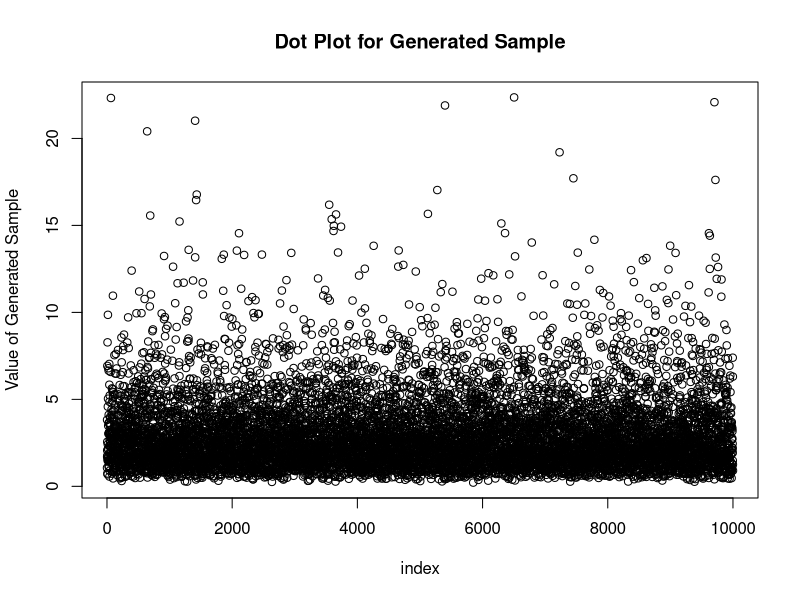
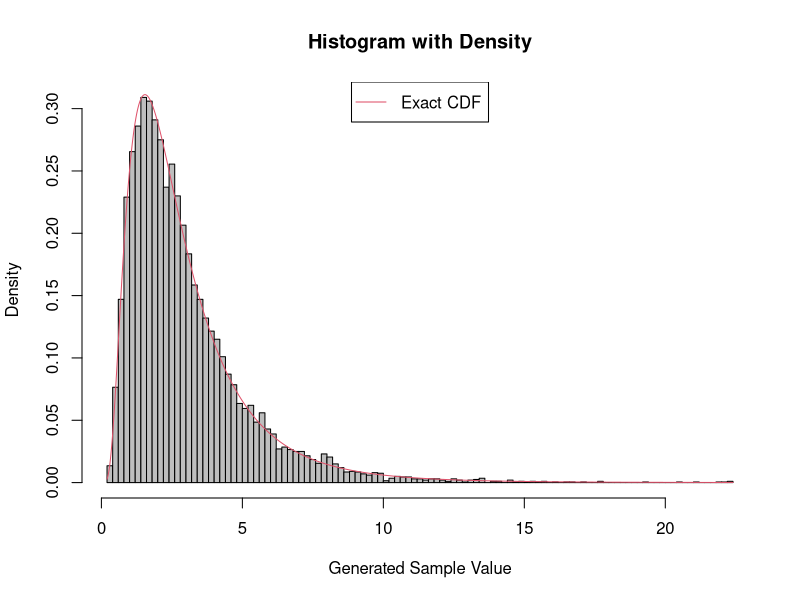
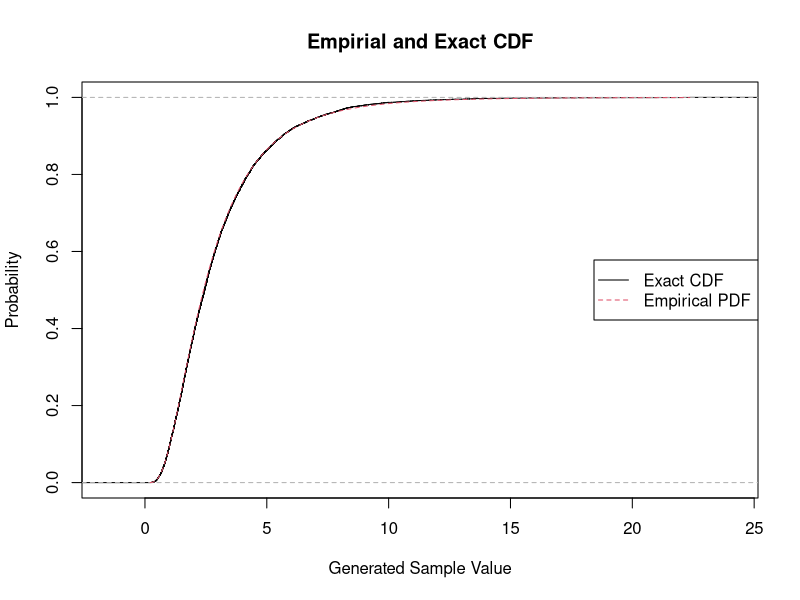

Write the R code that produced these figures, in order.
# Camden Wang, camdenwang@pitt.edu
# February 26, 2019
# Exercise 1
# a)
# Lognoraml parameters will be calculated based on formula
LognormalPars <- function(expectation, variance){
  squaredX <- variance + expectation^2
  mu       <- log(expectation^4/squaredX)/2
  sigma2   <- log(squaredX/expectation^2)
  return(c(mu, sigma2))
}

# b)
# Calculate parameters if E(X)=3 and Var(X)=5
estPars <- LognormalPars(3, 5)
estPars

# Generate a sample of size 10,000 of Lognormal distribution
randomSample <- exp(rnorm(10000, estPars[1], sqrt(estPars[2])))

# Plot the sample
plot(randomSample, xlab = "index", main = "Dot Plot for Generated Sample",
     ylab = "Value of Generated Sample")

# Plot the histogram and superimpose the exact pdf
H <- hist(randomSample, prob = TRUE, col = "grey", 
          xlab = "Generated Sample Value", breaks = 100,
          main = "Histogram with Density")
xlines <- seq(min(H$breaks), max(H$breaks), length=10000)
lines(x = xlines, col = 2,
      y = exp(-(log(xlines) - estPars[1])^2/2/estPars[2])/xlines/sqrt(estPars[2]*2*pi))
legend("top", "Exact CDF", pch = NA, lty = 1, col = 2)

# Plot the empirical cdf and superimpose the exact cdf
plot(ecdf(randomSample), xlab = "Generated Sample Value",
     main = "Empirial and Exact CDF", ylab = "Probability")
xlines <- seq(min(randomSample), max(randomSample), length=10000)
lines(x = xlines, col = 2, lty = 2,
      y = pnorm(log(xlines), estPars[1], sqrt(estPars[2])))
legend("right", c("Exact CDF", "Empirical PDF"),
       pch = NA, lty = 1:2, col = 1:2)


# Exercise 2
# a)
fit_locdisp_mlfp <- function(epsilon, p, v, thres){
  
  # Step 0: Initialize
  mu <- colSums(epsilon * p)
  diffs <- epsilon - matrix(rep(mu, each = nrow(epsilon)), ncol = ncol(epsilon))
  sigma <- matrix(rep(0, ncol(epsilon)^2), ncol = ncol(epsilon))
  for (i in 1:nrow(diffs)){
    sigma <- sigma + p[i] * diffs[i, ] %*% t(diffs[i, ])
  }
  if (v > 2){
    sigma <- sigma * (v - 2) / v
  }
  
  while(TRUE){
    # Step 1: Update weights and FP
    sigma.inv <- solve(sigma)
    omega <- NULL
    q <- NULL
    for (i in 1:nrow(diffs)){
      omega <- c(omega, (v - ncol(epsilon)) / (v + diffs[i, ] %*% sigma.inv %*% diffs[i, ]))
      q <- c(q, p[i] * omega[i] / sum(p[1:i] * omega))
    }
    
    # Step 2: Update output
    mu2 <- colSums(epsilon * q)
    diffs <- epsilon - matrix(rep(mu2, each = nrow(epsilon)), ncol = ncol(epsilon))
    sigma2 <- matrix(rep(0, ncol(epsilon)^2), ncol = ncol(epsilon))
    for (i in 1:nrow(diffs)){
      sigma2 <- sigma2 + q[i] * diffs[i, ] %*% t(diffs[i, ])
    }
    
    # Step 3: Check convergence
    if (sqrt(sum((mu2 - mu)^2)/sum(mu^2)) < thres & sqrt(sum((sigma2 - sigma)^2)/sum(sigma^2)) < thres){
      return(list(mu = mu2, sigma = sigma2))
    } else {
      mu <- mu2
      sigma <- sigma2
    }
  }
}


# b) Test
# Test two independent standard normal
fit_locdisp_mlfp(cbind(rnorm(1000), rnorm(1000)),
                 rep(1/1000, 1000), 100, 1e-9)


























